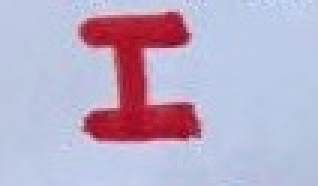
#> input picture I.jpg, 106 x 62 px (shown 3 times larger)
$ python posion.py
#> lines starting #> are read from the running program, lines starting #| are printed output that depends on the picture
import cv2
import numpy as np
from scipy import signal
from PIL import Image
from scipy import sparse

# [115 lines left out: functions showImg, maskBinary, test, FilterLaplace, FusionBF, GenerateMat_A and 2 more, not called in this run]

if __name__ == '__main__':
    fore_img=cv2.imread('I.jpg')
#> fore_img is the input picture: shape (62, 106, 3); mean B, G, R 201, 175, 186.9
    back_img = cv2.imread('bg.jpg')
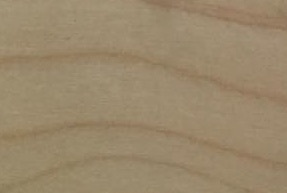
#> input picture bg.jpg, 287 x 193 px
#> back_img is the input picture: shape (193, 287, 3); mean B, G, R 107.1, 135.9, 154.1
    mask=cv2.imread('I_mask.jpg')
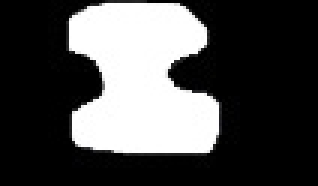
#> input picture I_mask.jpg, 106 x 62 px (shown 3 times larger)
#> mask is the input picture: shape (62, 106, 3); mean B, G, R 76.3, 76.3, 76.3
    h,w ,ch=fore_img.shape
#> h = 62; w = 106; ch = 3

    # A=GenerateMat_A(3,3)
    # b=np.array([1,2,3,4,5,6,7,8,9])
    # print(np.linalg.solve(A,b))
    a=np.array([[1,2,2],[2,34,4],[2,5,6]])
    mask=np.array([[0,0],[0,0]])
    a[1:3,1:3]=mask
    print(a)
    #test(fore_img,mask)
    print('ok')
